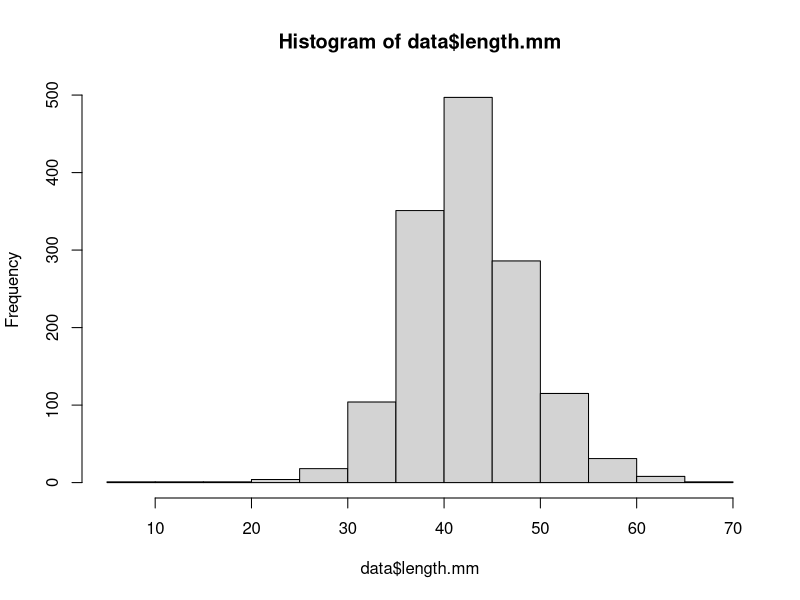
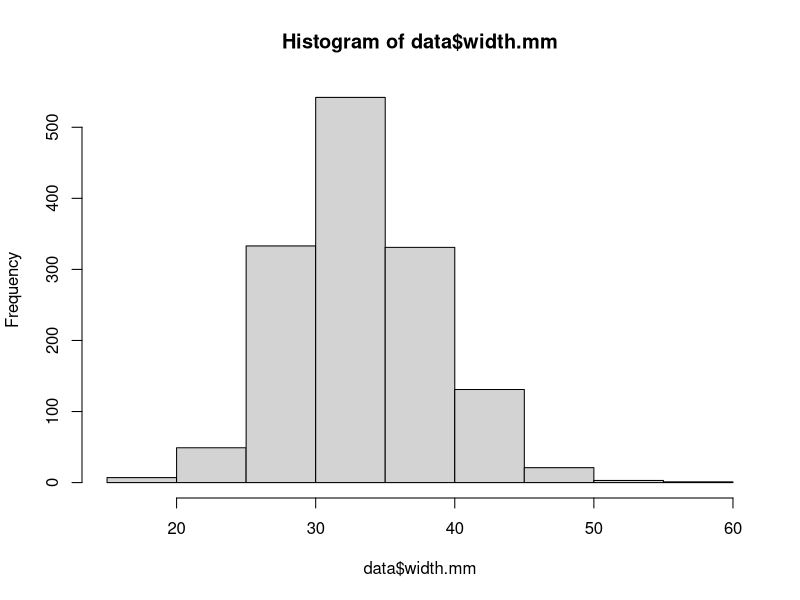
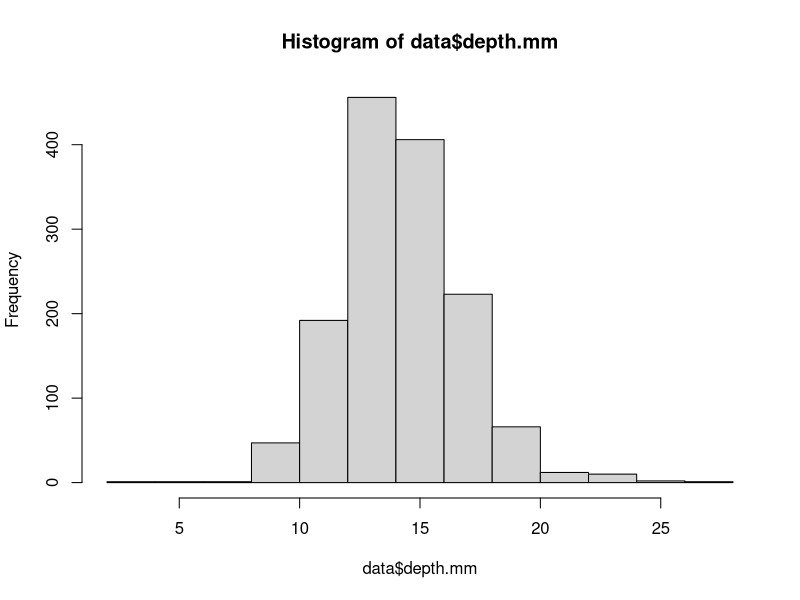
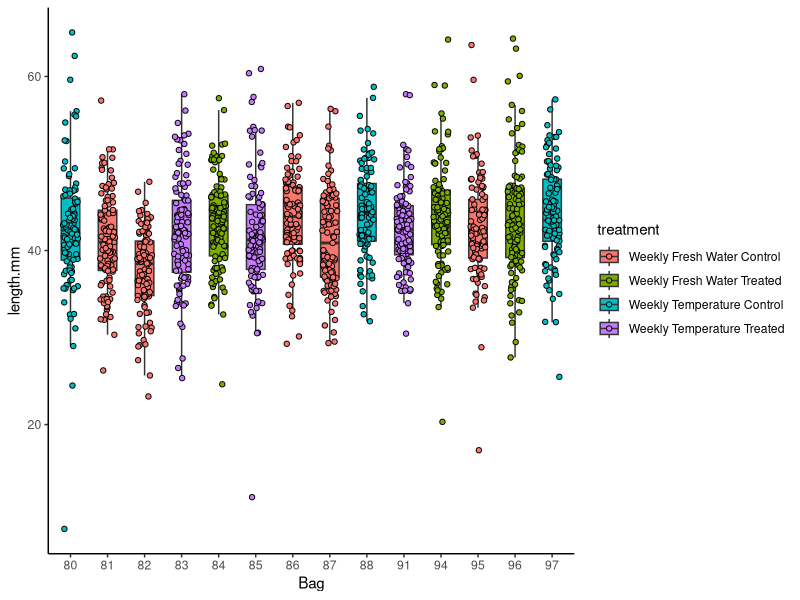
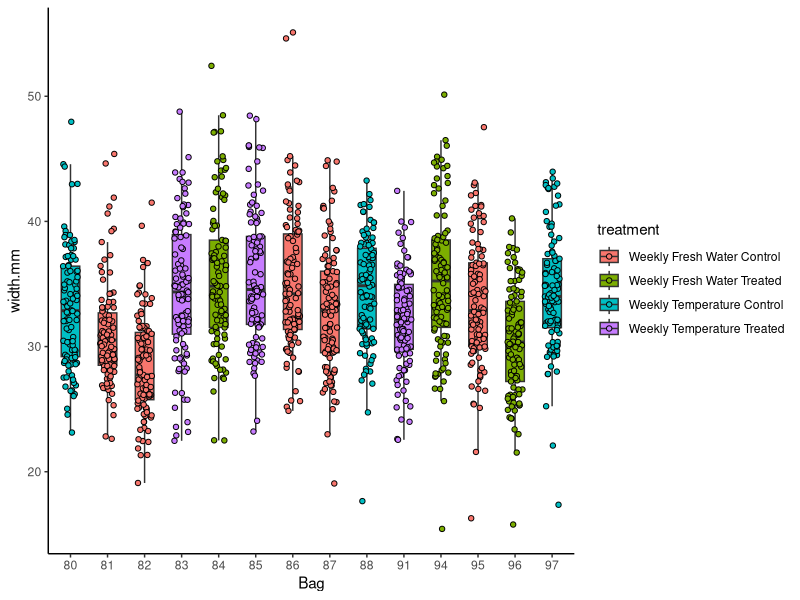
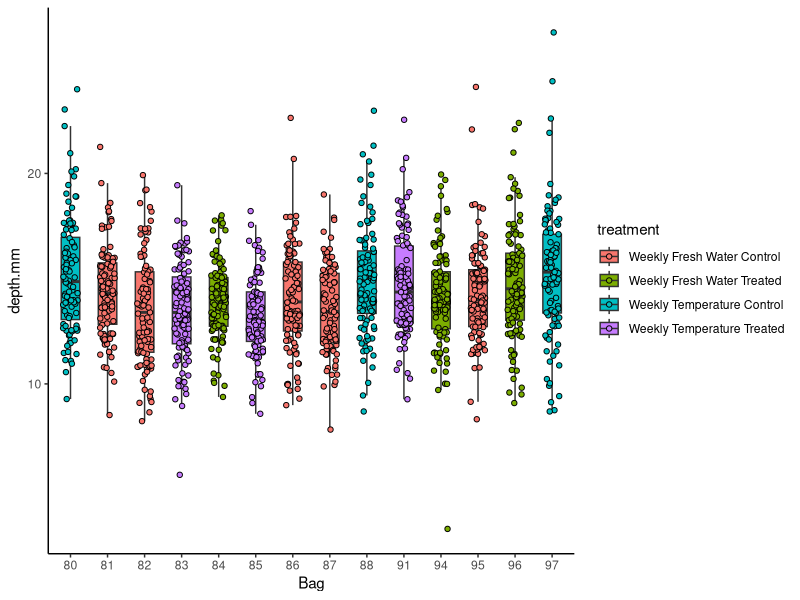
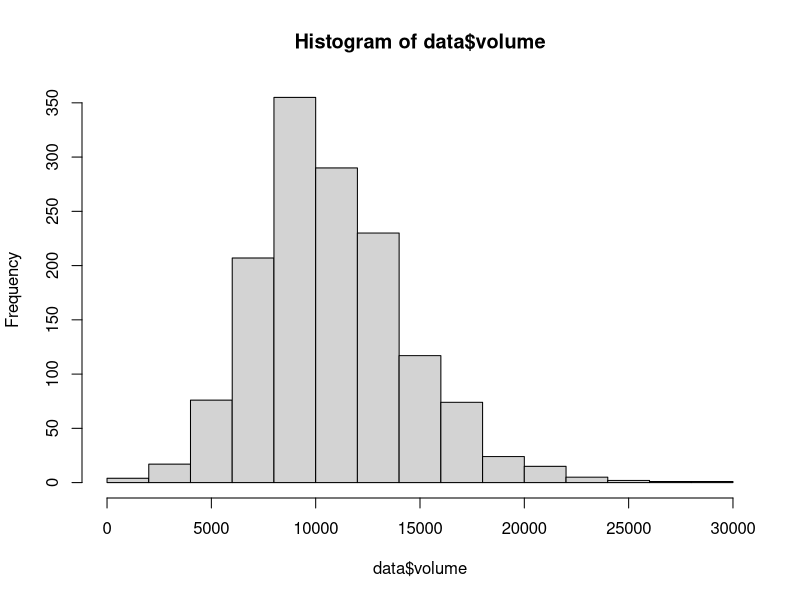
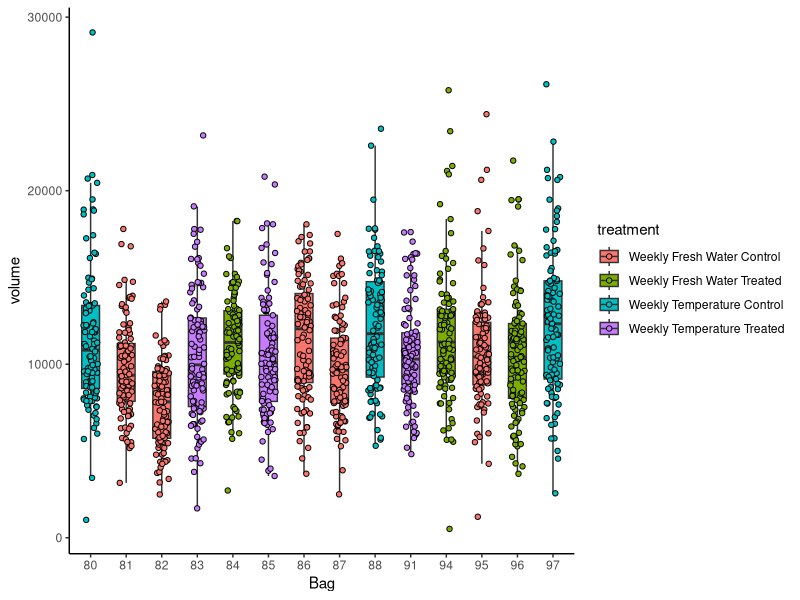

The R source for these figures, in order:
## ---- chunk 1
knitr::opts_chunk$set(echo = TRUE, warning = FALSE, message = FALSE)
## ---- chunk 2
if ("tidyverse" %in% rownames(installed.packages()) == 'FALSE') install.packages('tidyverse') 
if ("ggplot2" %in% rownames(installed.packages()) == 'FALSE') install.packages('ggplot2') 

library("ggplot2")
library("tidyverse")
library("lme4")
library("lmerTest")
library("emmeans")
library("car")
## ---- chunk 3
data<-read_csv(file="data/outplanting/GoosePoint/growth_GoosePoint.csv")
## ---- chunk 4
data$field_cattle_tag<-factor(data$field_cattle_tag)
## ---- chunk 5
data$dead[is.na(data$dead)] <- 0
data$stuck[is.na(data$stuck)] <- 0
## ---- chunk 6
metadata<-read_csv(file="data/outplanting/GoosePoint/bag_list_GoosePoint.csv")
metadata$field_cattle_tag<-factor(metadata$field_cattle_tag)

data$treatment<-metadata$treatment[match(data$field_cattle_tag, metadata$field_cattle_tag)]
## ---- chunk 7
hist(data$length.mm)
hist(data$width.mm)
hist(data$depth.mm)
## ---- chunk 8
plot1<-data%>%
  ggplot(aes(x=field_cattle_tag, y=length.mm, fill = treatment)) +
  geom_boxplot(width=.5, outlier.shape= NA, position = position_dodge(width = 0.4)) +
  geom_point(pch = 21, position=position_jitterdodge(dodge.width=0.4)) +
  xlab("Bag") + 
  theme_classic(); plot1
## ---- chunk 9
plot2<-data%>%
  ggplot(aes(x=field_cattle_tag, y=width.mm, fill = treatment)) +
  geom_boxplot(width=.5, outlier.shape= NA, position = position_dodge(width = 0.4)) +
  geom_point(pch = 21, position=position_jitterdodge(dodge.width=0.4)) +
  xlab("Bag") + 
  theme_classic(); plot2
## ---- chunk 10
plot3<-data%>%
  ggplot(aes(x=field_cattle_tag, y=depth.mm, fill = treatment)) +
  geom_boxplot(width=.5, outlier.shape= NA, position = position_dodge(width = 0.4)) +
  geom_point(pch = 21, position=position_jitterdodge(dodge.width=0.4)) +
  xlab("Bag") + 
  theme_classic(); plot3
## ---- chunk 11
data$volume <- (4/3) * pi * (data$length.mm/2) * (data$width.mm/2) * (data$depth.mm/2)
## ---- chunk 12
hist(data$volume)
## ---- chunk 13
plot4<-data%>%
  ggplot(aes(x=field_cattle_tag, y=volume, fill = treatment)) +
  geom_boxplot(width=.5, outlier.shape= NA, position = position_dodge(width = 0.4)) +
  geom_point(pch = 21, position=position_jitterdodge(dodge.width=0.4)) +
  xlab("Bag") + 
  theme_classic(); plot4
## ---- chunk 14
plot5<-data%>%
  ggplot(aes(x=treatment, y=volume, fill = treatment)) +
  geom_boxplot(width=.5, outlier.shape= NA, position = position_dodge(width = 0.4)) +
  geom_point(pch = 21, position=position_jitterdodge(dodge.width=0.4)) +
  xlab("Treatment") + 
  theme_classic() + 
  theme(axis.text.x=element_text(angle=45, vjust=1, hjust=1)); plot5
## ---- chunk 15
plot6<-data%>%
  group_by(field_cattle_tag, treatment)%>%
  summarise(mean=mean(volume, na.rm=TRUE), se=sd(volume, na.rm=TRUE)/sqrt(length(volume)))%>%
  
  ggplot(aes(x=field_cattle_tag, y=mean, fill = treatment)) +
  geom_point(pch = 21) +
  geom_errorbar(aes(ymin=mean-se, ymax=mean+se), width=0)+
  xlab("Bag") + 
  ylab("Volume")+
  ylim(2000, 15000)+
  theme_classic() + 
  theme(axis.text.x=element_text(angle=45, vjust=1, hjust=1)); plot6
## ---- chunk 16
plot7<-data%>%
  group_by(treatment)%>%
  summarise(mean=mean(volume, na.rm=TRUE), se=sd(volume, na.rm=TRUE)/sqrt(length(volume)))%>%
  
  ggplot(aes(x=treatment, y=mean, fill = treatment)) +
  geom_point(pch = 21, size=4) +
  geom_errorbar(aes(ymin=mean-se, ymax=mean+se), width=0)+
  xlab("Treatment") + 
  ylab("Volume")+
  ylim(5000, 15000)+
  theme_classic() + 
  theme(axis.text.x=element_text(angle=45, vjust=1, hjust=1)); plot7
## ---- chunk 17
plot8<-data%>%
  ggplot(aes(x=treatment, y=volume, fill = treatment)) +
  geom_violin()+
  xlab("Treatment") + 
  ylab("Volume")+
  #ylim(5000, 15000)+
  theme_classic() + 
  theme(axis.text.x=element_text(angle=45, vjust=1, hjust=1)); plot8
## ---- chunk 18
plot9<-data%>%
  ggplot(aes(x=field_cattle_tag, y=volume, fill = treatment)) +
  geom_violin()+
  xlab("Bag") + 
  ylab("Volume")+
  #ylim(5000, 15000)+
  theme_classic() + 
  theme(axis.text.x=element_text(angle=45, vjust=1, hjust=1)); plot9
## ---- chunk 19
model<-lmer(sqrt(volume) ~ treatment + (1|field_cattle_tag:treatment), data=data)
summary(model)
anova(model)

qqPlot(residuals(model))
hist(residuals(model))
## ---- chunk 20
model2<-aov(sqrt(volume) ~ treatment*field_cattle_tag, data=data)
summary(model2)

qqPlot(residuals(model2))
